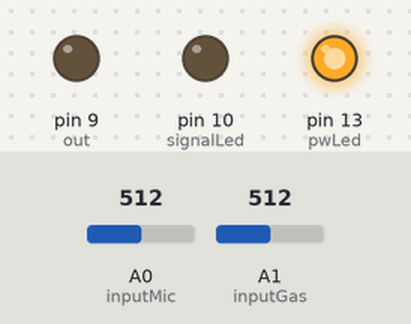
Bench run of a sketch on a simulated Arduino Uno, built with avr-gcc and run on an emulated ATmega328P. Shown: output pins drawn as LEDs (lit = HIGH). The inputs (shaded band) are chosen by the test bench; at power-on: A0 (inputMic) = 512, A1 (inputGas) = 512. What the sketch prints to the serial monitor is not drawn.

Above: at 0.1 s.
At 2.6 s:
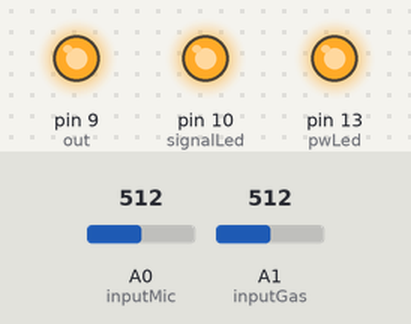
At 8.6 s:
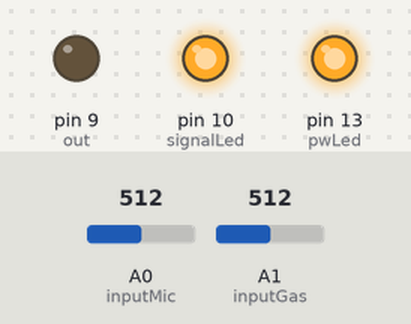
Timing chart, 0 to 10.1 s (numbered marks = the images above):
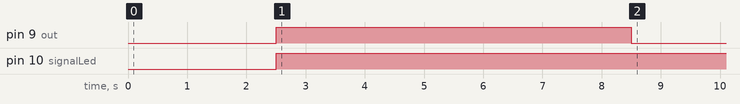

Measured:
- by itself, pin 9 (out): LOW → HIGH at 2.5 s, → LOW 6.0 s later
- by itself, pin 10 (signalLed): LOW → HIGH at 2.5 s

The sketch:

DDPKey.ino
```cpp
const int inputGas = 1;
const int inputMic = 0;
const int out = 9;
const int pwLed = 13;
const int signalLed = 10;

//if too sensitive
const double threGas = 50;
const double threMic = 800;

double gasVal;
double micVal;

boolean blown;

int count = 0;

void setup() {
  pinMode(out, OUTPUT);
  pinMode(pwLed, OUTPUT);
  pinMode(signalLed, OUTPUT);
  blown = false;
  Serial.begin(9600);
  //gather environmental data reference for gas sensor
  initialization();
}

void loop() {
  //show that the code is running
  micVal =  analogRead(inputMic);
  digitalWrite(pwLed, HIGH);
  Serial.println("gasVal:");
  Serial.println(gasVal);
  Serial.println("micVal:");
  Serial.println(micVal);
  Serial.println(blown);
  //Check if human is actually blowing
  start();

  //Check alcohol lvl and the corresponding actions
  if(blown&&count<=0){
    Serial.println(blown);
    delay(500);
    digitalWrite(signalLed, HIGH);

    if(alcLvlTest()){
      digitalWrite(out,HIGH);
      delay(6000);
      digitalWrite(out, LOW);
      blown = false;
      count++;
    }else{
      blown = false;
    }
  }
}

//Checks alcohol level
boolean alcLvlTest(){
  if(blown&&((analogRead(inputGas)-gasVal)< threGas)){
    blown = false;
    return true;
  }else{
    blown = false;
    return false;
  }
}

//Gather enviromental references
void initialization(){
  if(!blown){
    digitalWrite(pwLed, HIGH);
    delay(1000);
    gasVal = analogRead(inputGas);
    delay(1000);
    Serial.println("initialized");
    //blown = true;
  }
}

//signal the beginning of check alcohol level by verifing an actual human breathed
void start(){
  if(analogRead(inputMic)<threMic){
    blown = true;
  }else{
    blown = false;
  }
}
```
